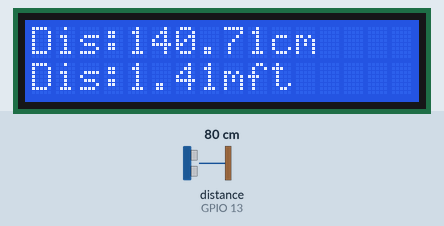
Bench run of a sketch on a simulated ESP32. Parts: 16×2 character LCD. Wiring (inferred from the names in the program): ultrasonic range finder: trigger GPIO 12; echo GPIO 13. The inputs (shaded band) are chosen by the test bench; at power-on: distance to the obstacle (sensor on GPIO 13) 80 cm. The echo pulse lasts 58.3 µs per cm; WiFi joins after 1.5 s; servers stay silent unless stated; what the sketch prints to the serial monitor is not drawn.

Above: at 6.7 s.
6.8 s: distance to the obstacle (sensor on GPIO 13) set to 2 cm
At 7.5 s:
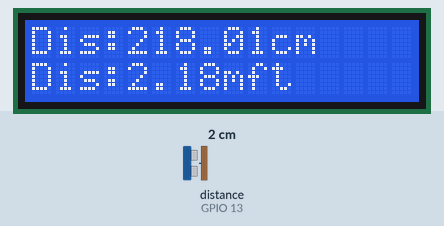
9.8 s: distance to the obstacle (sensor on GPIO 13) set to 4 cm
At 11.2 s:
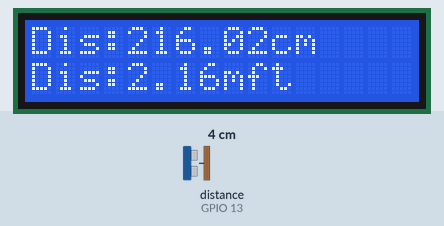
12.8 s: distance to the obstacle (sensor on GPIO 13) set to 35 cm
At 14.2 s:
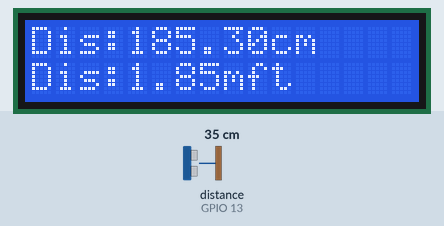
18.8 s: distance to the obstacle (sensor on GPIO 13) set to 9 cm
At 19.2 s:
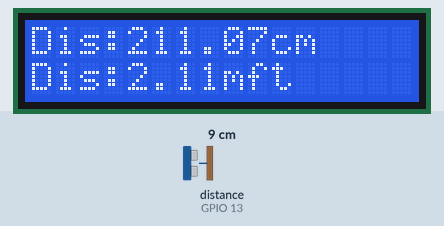
21.8 s: distance to the obstacle (sensor on GPIO 13) set to 18 cm
At 22.4 s:
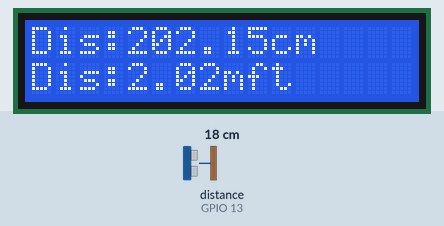
Timing chart, 0 to 23.9 s (numbered marks = the images above; inputs shaded):
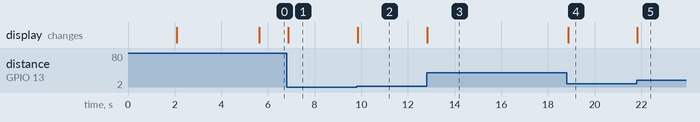

Measured:
- after the input at 6.8 s, the display: changes after 0.07 s (image 1)
- after the input at 9.8 s, the display: changes after 0.05 s (image 2)
- after the input at 12.8 s, the display: changes at once (image 3)
- after the input at 18.8 s, the display: changes after 0.08 s (image 4)
- after the input at 21.8 s, the display: changes at once (image 5)

The sketch:

HeightDector.ino
```cpp
#include <WiFi.h>
#include <WiFiClient.h>
#include <WebServer.h>
#include <ESPmDNS.h>
#include <Wire.h>
#include <LiquidCrystal_I2C.h>

//WorkShop
const char* ssid = "TECNO WX3LTE";
const char* password = "12Eric201";
//m,./@1234
WebServer server(80);

String centistring;
 String meterstring;
 String feetstring;
 float distancefeet;
 float distanceinmeters;
 String Data;

#define trigger 12
#define echo 13

float timeone=0,distance=0;
float first_distance=0;
// Set the LCD address to 0x3F for a 16 chars and 2 line display
LiquidCrystal_I2C lcd(0x3F,16,2 );

// Your final calculated height
//int height;

// Convert your height to string this way

  // Create a string Object
 //String str;

// str = String(height);

// Sending your height


String convertFloatToString(float value){
  // begin function

  char val[10];
  String valueAsString;

    // perform conversion
    dtostrf(value,2,2,val);

    // create string object
  valueAsString = String(val);

  return valueAsString;

} // end function


void sendHeightInCm() {
  // Sending height as a response
  server.send(200, "text/plain", Data );
 Serial.println("Sent height in centimeters, meters and feet are : ");
 Serial.println(Data);

}

// Send request fails
void requestFailed(){
    // Sending failed response
    server.send(403,"text/plain", "No height recorded");
    Serial.println("Request failed");
  }


void setup(void) {


 // initialize the LCD
  lcd.begin();

  // Turn on the blacklight and print a message.
 lcd.backlight();
 pinMode(trigger,OUTPUT);
 pinMode(echo,INPUT);
 lcd.setCursor(0,0);
 lcd.print("Distance Meter");
 delay(2000);
 lcd.clear();
 lcd.print(" Circuit Digest");
 delay(2000);


  Serial.begin(115200);
  WiFi.mode(WIFI_STA);
  WiFi.begin(ssid, password);
  Serial.println("");

  // Wait for connection
  while (WiFi.status() != WL_CONNECTED) {
    delay(500);
    Serial.print(".");
  }
  Serial.println("");
  Serial.print("Connected to ");
  Serial.println(ssid);
  Serial.print("IP address: ");
  Serial.println(WiFi.localIP());

  if (MDNS.begin("esp32")) {
    Serial.println("MDNS responder started");
  }

  server.on("/send", sendHeightInCm);
  //server.on("/send", sendHeightInMeter);
  //server.on("/send", sendHeightInFeet);

  server.begin();
  Serial.println("HTTP server started");
}

void loop(void) {

 lcd.clear();
 digitalWrite(trigger,LOW);
 delayMicroseconds(2);
 digitalWrite(trigger,HIGH);
 delayMicroseconds(10);
 digitalWrite(trigger,LOW);


 delayMicroseconds(2);
 timeone=pulseIn(echo,HIGH);
 first_distance=timeone*340/20000;
 distance =220-first_distance;

 Serial.println("Sensor Values");
 lcd.clear();
 lcd.print("Dis:");
 lcd.print(distance);
 Serial.println(distance);
 lcd.print("cm");
 lcd.setCursor(0,1);
 lcd.print("Dis:");

 distanceinmeters = distance/100;
 lcd.print(distanceinmeters);
 Serial.println(distanceinmeters);
 lcd.print("m");

 distancefeet= distanceinmeters*3.281;
 lcd.print("ft");
 //lcd.print(distancefeet);
 Serial.println(distancefeet);
// convertion from float to string
//float f = 1.23456678;

//s=convertFloatToString(f);
 centistring =convertFloatToString(distance);
 meterstring=convertFloatToString(distanceinmeters);
 feetstring=convertFloatToString(distancefeet);
 Data = centistring+","+meterstring+","+feetstring;

 //delay(20000);


  server.handleClient();
}
```
